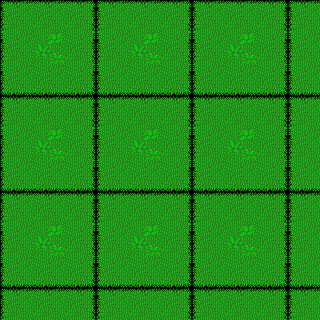

Rendered tile map (Tiled .tmx) drawn with the repository's tilesets; below, a short description and the full map source, tile grids included:
An orthogonal 10x10 tile map with 32x32 px tiles, 1 tile layer (Tile Layer 1).

<map version="1.8" tiledversion="1.8.5" orientation="orthogonal" renderorder="right-down" width="10" height="10" tilewidth="32" tileheight="32" infinite="0" nextlayerid="2" nextobjectid="1">
 <tileset firstgid="1" source="tileset.tsx" />
 <layer id="1" name="Tile Layer 1" width="10" height="10">
  <data encoding="csv">
241,242,243,241,242,243,241,242,243,241,
289,290,291,289,290,291,289,290,291,289,
337,338,339,337,338,339,337,338,339,337,
241,242,243,241,242,243,241,242,243,241,
289,290,291,289,290,291,289,290,291,289,
337,338,339,337,338,339,337,338,339,337,
241,242,243,241,242,243,241,242,243,241,
289,290,291,289,290,291,289,290,291,289,
337,338,339,337,338,339,337,338,339,337,
241,242,243,241,242,243,241,242,243,241
</data>
 </layer>
</map>
